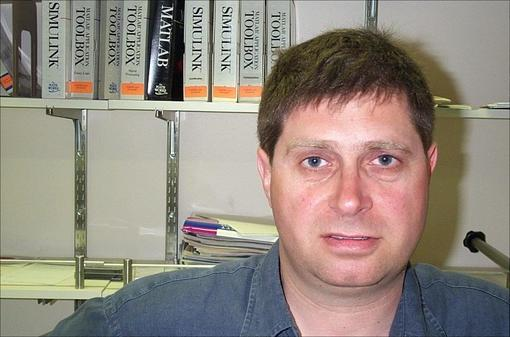
#> input picture hw6/image_0001.jpg, 510 x 337 px; its folder holds 4 pictures in this run; the run also reads 1 picture not shown here
$ jupyter execute --allow-errors hw6.ipynb   (shell and % lines are left out)
#> lines starting #> are read from the running program, lines starting #| are printed output that depends on the picture
### hw6/detection.py
import numpy as np
from skimage import feature, data, color, exposure, io
from skimage.transform import rescale, resize, downscale_local_mean
from skimage.filters import gaussian
from skimage.feature import hog
from scipy import signal
from scipy.ndimage import interpolation
import math

# [100 lines left out: functions hog_feature, sliding_window, not called in this run]


def pyramid(image, scale=0.9, min_size=(200, 100)):
    """
    Generate image pyramid using the given image and scale.
    Reducing the size of the image until either the height or
    width is below the minimum limit. In the ith iteration,
    the image is resized to scale^i of the original image.

    This function is mostly completed for you -- only a termination
    condition is needed.

    Args:
        image: np array of (h,w), an image to scale.
        scale: float of how much to rescale the image each time.
        min_size: pair of ints showing the minimum height and width.

    Returns:
        images: list containing pair of
            (the current scale of the image, resized image).
    """
    images = []

    # Yield the original image
    current_scale = 1.0
    images.append((current_scale, image))

    while image.shape[0] * scale > min_size[0] and image.shape[1] * scale > min_size[1]:

        # Compute the new dimensions of the image and resize it
        current_scale *= scale
        image = rescale(image, scale, mode='constant')

        # Yield the next image in the pyramid
        images.append((current_scale, image))

    return images


# [38 lines left out: function pyramid_score, not called in this run]


def compute_displacement(part_centers, face_shape):
    """
    Calculate the mu and sigma for each part. d is the array where each row
    is the main center (face center) minus the part center. Since in our
    dataset, the face is the full image, face center could be computed by
    finding the center of the image. Vector mu is computed by taking an average
    from the rows of d. And sigma is the standard deviation among the rows.

    Hint: d is the array of distances between part centers and the face center,
    such that d[i,0] is the face's center-x coordinate minus the ith part's x
    coordinate, and similarly for y coordinates.

    Hint: you should leave mu as floats instead of rounding to integers,
    because our next step of applying the shift in shift_heatmap will
    interpolate the shift, which is valid for float shifts.

    Args:
        part_centers: np array of (n,2) containing centers
            of one part in each image.
        face_shape: np array of (h,w) that indicates the shape of a face.
    Returns:
        mu: (2,) vector.
        sigma: (2,) vector.

    """
    d = np.zeros((part_centers.shape[0], 2))

    d = np.array([face_shape[0] / 2, face_shape[1] / 2]) - part_centers
    mu = d.mean(axis = 0)
    sigma = d.std(axis = 0)

    return mu, sigma


# [66 lines left out: functions shift_heatmap, gaussian_heatmap, detect_multiple, not called in this run]

### hw6/visualization.py
"""plot and visualization functions for hw6"""
import matplotlib.patches as patches
import matplotlib.pyplot as plt
import numpy as np
from skimage.transform import downscale_local_mean, rescale, resize


# [38 lines left out: functions plot_part1, plot_part2, not called in this run]


def plot_part3_1(images):
    """plot image pyramid."""
    sum_r = 0
    sum_c = 0
    for i, result in enumerate(images):
        (scale, image) = result
        if i == 0:
            sum_c = image.shape[1]
        sum_r += image.shape[0]

    composite_image = np.zeros((sum_r, sum_c))

    pointer = 0
    for i, result in enumerate(images):
        (scale, image) = result
        composite_image[pointer:pointer +
                        image.shape[0], :image.shape[1]] = image
        pointer += image.shape[0]

    plt.imshow(composite_image)
    plt.axis('off')
    plt.title('Image Pyramid')
    plt.show()


# [99 lines left out: functions plot_part3_2, plot_part4, plot_part5_1, plot_part5_2_face, plot_part5_2_parts, plot_part6_1, not called in this run]

### hw6/hw6.ipynb
# Computer Vision
# Constructor University
# Fall 2024
# Homework 6 ¶

In this homework, we will implement a simplified version of object detection process. Note that the tests on the notebook are not comprehensive.

[cell 1]
from __future__ import print_function
import random
import numpy as np
import matplotlib.pyplot as plt
import matplotlib.patches as patches
from skimage import io
from skimage.feature import hog
from skimage import data, color, exposure
from skimage.transform import rescale, resize, downscale_local_mean
import glob, os
import fnmatch
import time

import warnings
warnings.filterwarnings('ignore')

from detection import *
from visualization import *
from utils import *

# This code is to make matplotlib figures appear inline in the
# notebook rather than in a new window.
plt.rcParams['figure.figsize'] = (10.0, 8.0) # set default size of plots
plt.rcParams['image.interpolation'] = 'nearest'
plt.rcParams['image.cmap'] = 'gray'

# Some more magic so that the notebook will reload external python modules;
# see http://stackoverflow.com/questions/1907993/autoreload-of-modules-in-ipython

# Part 1: Hog Representation (5 points)

In this section, we will compute the average hog representation of human faces.<br>
There are 31 aligned face images provided in the `\face` folder. They are all aligned and have the same size. We will get an average face from these images and compute a hog feature representation for the averaged face. <br>
Use the hog function provided by skimage library, and implement a hog representation of objects.
Implement **`hog_feature`** function in `detection.py`

#> (a cell that did not finish here is left out)

# Part 2: Sliding Window (20 points)
Implement **`sliding_window`** function to have windows slide across an image with a specific window size. The window slides through the image and checks if an object is detected with a high similarity score with the template at every location. We compute these scores as the dot product of the HoG features of the template and the HoG features of each window as the windows slide through the image. These scores will generate a response map and you will be able to find the location of the window with the highest hog score.

[cell 3]
image_path = 'image_0001.jpg'
image = io.imread(image_path, as_gray=True)
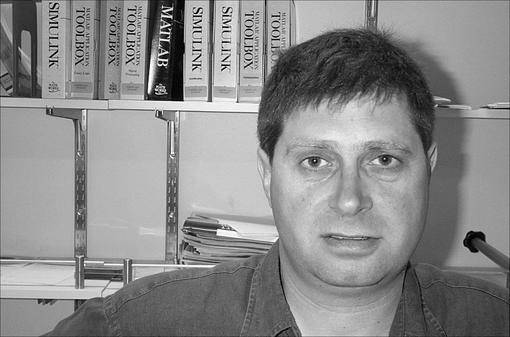
#> image: shape (337, 510) float64; min 0, max 0.999, mean 0.543
image = rescale(image, 0.8)
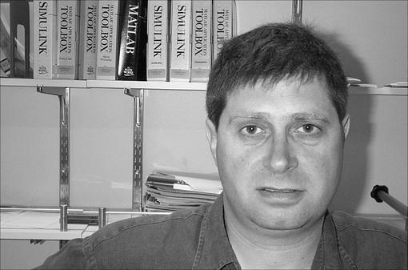
#> image: shape (270, 408) float64; min 0.00659, max 0.995, mean 0.543

#> (the rest of this cell did not finish here and is left out)

Sliding window successfully found the human face in the above example. However, in the cell below, we are only changing the scale of the image, and you can see that sliding window does not work once the scale of the image is changed.

[cell 4]
image_path = 'image_0001.jpg'
image = io.imread(image_path, as_gray=True)
image = rescale(image, 1.2)
#> image: shape (404, 612) float64

#> (the rest of this cell did not finish here and is left out)

# Part 3: Image Pyramids (20 points)
In order to make sliding window work for different scales of images, you need to implement image pyramids where you resize the image to different scales and run the sliding window method on each resized image. This way you scale the objects and can detect both small and large objects.

###  3.1 Image Pyramid (5 points)

Implement **`pyramid`** function in `detection.py`, this will create pyramid of images at different scales. Run the following code, and you will see the shape of the original image gets smaller until it reaches a minimum size.

[cell 5]
image_path = 'image_0001.jpg'

image = io.imread(image_path, as_gray=True)
image = rescale(image, 1.2)

images = pyramid(image, scale = 0.9)
#> the loop in pyramid, `while image.shape[0] * scale > min_size[0] and image.shape[1] * scale ..` made 6 passes
#> pass 2, in pyramid, `image = rescale(image, scale, mode='constant')`:
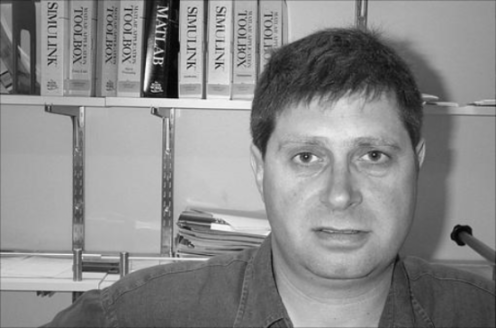
#> image: shape (328, 496) float64; min 0.0217, max 0.983, mean 0.543
#> after the loop in pyramid, `while image.shape[0] * scale > min_size[0] and image.shape[1] * scale ..`:
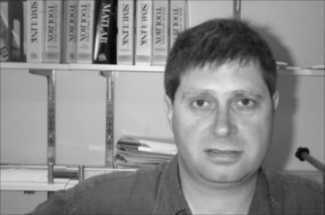
#> image: shape (215, 325) float64; min 0.0308, max 0.943, mean 0.542
#> after the loop in pyramid, `while image.shape[0] * scale > min_size[0] and image.shape[1] * scale ..`: current_scale = 0.531; images = 7 items
#> images = 7 items

plot_part3_1(images)
#> the loop in plot_part3_1, `for i, result in enumerate(images):` made 7 passes
#> (scale, sum_c, sum_r) on pass 1: (1, 612, 404)
#> after the loop in plot_part3_1, `for i, result in enumerate(images):`: sum_r = 2111
#> the loop in plot_part3_1, `for i, result in enumerate(images):` made 7 passes
#> (scale, pointer) on passes 1 to 7: (1, 404), (0.9, 768), (0.81, 1096), (0.729, 1391), (0.656, 1657), (0.59, 1896), (0.531, 2111)
#> after the loop in plot_part3_1, `for i, result in enumerate(images):`:
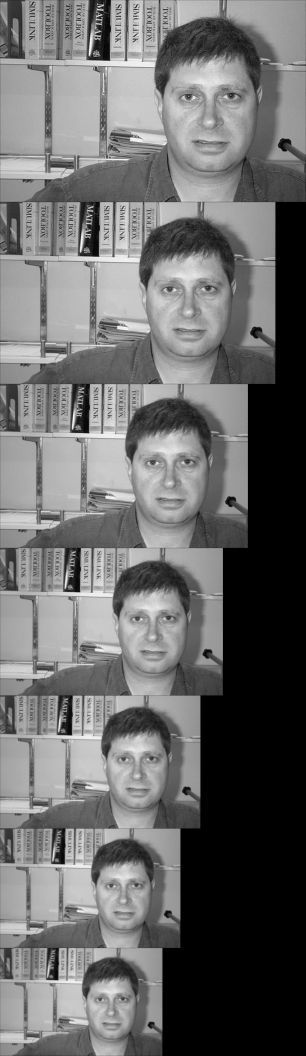
#> composite_image: shape (2111, 612) float64 (shown at 1/2 size); min 0, max 0.997, mean 0.422
#> (the rest of the program and of its run is left out)
